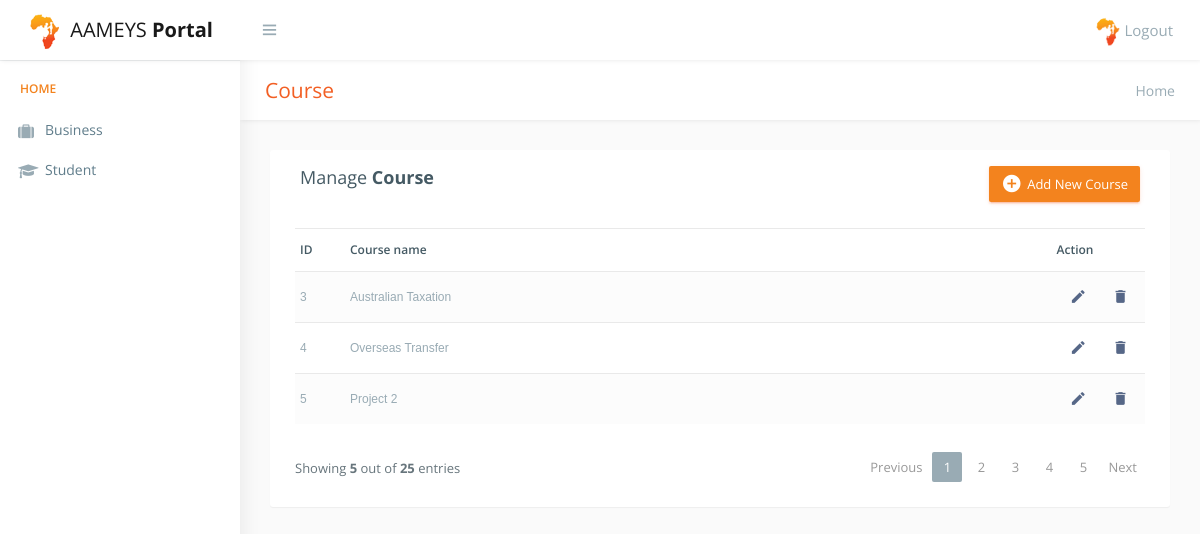
Page /course.php (signed in) on the committed database.
### tables this page shows
CREATE TABLE `course` (
  `courId` int(11) NOT NULL,
  `courName` text NOT NULL
);

### course.php (the view, shortened to what this page needs)
<!DOCTYPE html>
<?php
include "include/db_config.php";?>
<html lang="en">
<head>
    <link href="css/lib/bootstrap/bootstrap.css" rel="stylesheet">
    <link href="css/helper.css" rel="stylesheet">
    <link href="css/style.css" rel="stylesheet">
</head>
<body class="fix-header fix-sidebar">
    <div id="main-wrapper">
        <div class="header" style="">
            <?php include "include/top_nav.php"; ?>
        </div>
        <div class="left-sidebar" style="overflow: visible;">
            <?php include "include/side_nav.php"; ?>
        </div>
        <div class="page-wrapper" style="min-height: 157px;">
            <div class="row page-titles">
                <div class="col-md-5 align-self-center">
                    <h3 class="text-primary">Course</h3> </div>
                <div class="col-md-7 align-self-center">
                    <ol class="breadcrumb">
                        <li class="breadcrumb-item active">Home</a></li>
                    </ol>
                </div>
            </div>
            <div class="container-fluid">
                <div class="table-wrapper">
                    <div class="table-title">
                        <div class="row">
                            <div class="col-sm-6">
                    <h4>Manage <b>Course</b></h4>
                  </div>
                  <div class="col-sm-6">
                  <a href="addcourse.php" class="btn btn-success"><i class="material-icons"></i> <span>Add New Course</span></a>
                  </div>
                        </div>
                    </div>
                    <table class="table table-striped table-hover">
                        <thead>
                            <tr>
                                <th>ID</th>
                                <th>Course name</th>
                                <th>Action</th>
                            </tr>
                        </thead>
                        <tbody>
                        <?php
                          $query = "SELECT courId, courName FROM course";
                          $result = mysqli_query($conn,$query);
                          while($row = mysqli_fetch_assoc($result))
                          {
                        ?>
                            <tr>
                                <td><?php echo $row['courId'];?></td>
                                <td><?php echo $row['courName'];?></td>
                                <td>
                                  <a  href="editcourse.php?id=<?php echo $row['courId'];?>" class="edit" data-toggle="tooltip" data-placement="top" title="Edit Course">
                                    <i class="material-icons"></i>
                                  </a>
                                  <a  href="deletecourse.php?id=<?php echo $row['courId'];?>" class="delete" data-toggle="tooltip" data-placement="top" title="Delete Course">
                                    <i class="material-icons" ></i>
                                  </a>
                                </td>
                            </tr>
                          <?php
                          }
                          ?>
                        </tbody>
                    </table>
                <div class="clearfix">
                        <div class="hint-text">Showing <b>5</b> out of <b>25</b> entries</div>
                        <ul class="pagination">
                            <li class="page-item disabled"><a href="#">Previous</a></li>
                            <li class="page-item active"><a class="page-link">1</a></li>
                            <li class="page-item"><a href="#" class="page-link">2</a></li>
                            <li class="page-item"><a href="#" class="page-link">3</a></li>
                            <li class="page-item"><a href="#" class="page-link">4</a></li>
                            <li class="page-item"><a href="#" class="page-link">5</a></li>
                            <li class="page-item"><a href="#" class="page-link">Next</a></li>
                        </ul>
                    </div>
                </div>
                </div>
      </div>
  </div>
</body>
</html>

### rows in the picture
course: courId "3", courName "Australian Taxation"
course: courId "4", courName "Overseas Transfer"
course: courId "5", courName "Project 2"
